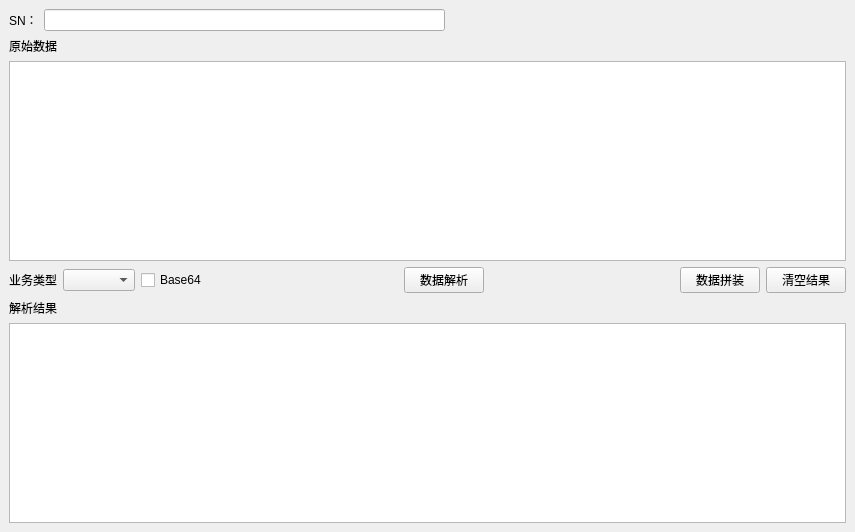
<?xml version="1.0" encoding="UTF-8"?>
<ui version="4.0">
 <class>MainWindow</class>
 <widget class="QMainWindow" name="MainWindow">
  <property name="geometry">
   <rect>
    <x>0</x>
    <y>0</y>
    <width>855</width>
    <height>532</height>
   </rect>
  </property>
  <property name="windowTitle">
   <string>rs485协议解析</string>
  </property>
  <widget class="QWidget" name="centralwidget">
   <layout class="QVBoxLayout" name="verticalLayout_3">
    <item>
     <layout class="QHBoxLayout" name="horizontalLayout_2">
      <item>
       <widget class="QLabel" name="label_4">
        <property name="text">
         <string>SN：</string>
        </property>
       </widget>
      </item>
      <item>
       <widget class="QLineEdit" name="lineEdit_sn"/>
      </item>
      <item>
       <spacer name="horizontalSpacer_3">
        <property name="orientation">
         <enum>Qt::Horizontal</enum>
        </property>
        <property name="sizeHint" stdset="0">
         <size>
          <width>40</width>
          <height>20</height>
         </size>
        </property>
       </spacer>
      </item>
     </layout>
    </item>
    <item>
     <layout class="QVBoxLayout" name="verticalLayout">
      <item>
       <widget class="QLabel" name="label_2">
        <property name="text">
         <string>原始数据</string>
        </property>
       </widget>
      </item>
      <item>
       <widget class="QTextEdit" name="textEdit_origin_data"/>
      </item>
     </layout>
    </item>
    <item>
     <layout class="QHBoxLayout" name="horizontalLayout">
      <item>
       <widget class="QLabel" name="label">
        <property name="text">
         <string>业务类型</string>
        </property>
       </widget>
      </item>
      <item>
       <widget class="QComboBox" name="comboBox"/>
      </item>
      <item>
       <widget class="QCheckBox" name="checkBox_base64">
        <property name="text">
         <string>Base64</string>
        </property>
       </widget>
      </item>
      <item>
       <spacer name="horizontalSpacer">
        <property name="orientation">
         <enum>Qt::Horizontal</enum>
        </property>
        <property name="sizeHint" stdset="0">
         <size>
          <width>40</width>
          <height>20</height>
         </size>
        </property>
       </spacer>
      </item>
      <item>
       <widget class="QPushButton" name="pushButton_analysis">
        <property name="text">
         <string>数据解析</string>
        </property>
       </widget>
      </item>
      <item>
       <spacer name="horizontalSpacer_2">
        <property name="orientation">
         <enum>Qt::Horizontal</enum>
        </property>
        <property name="sizeHint" stdset="0">
         <size>
          <width>40</width>
          <height>20</height>
         </size>
        </property>
       </spacer>
      </item>
      <item>
       <widget class="QPushButton" name="pushButton_data_maker">
        <property name="text">
         <string>数据拼装</string>
        </property>
       </widget>
      </item>
      <item>
       <widget class="QPushButton" name="pushButton_clean">
        <property name="text">
         <string>清空结果</string>
        </property>
       </widget>
      </item>
     </layout>
    </item>
    <item>
     <layout class="QVBoxLayout" name="verticalLayout_2">
      <item>
       <widget class="QLabel" name="label_3">
        <property name="text">
         <string>解析结果</string>
        </property>
       </widget>
      </item>
      <item>
       <widget class="QTextEdit" name="textEdit_result"/>
      </item>
     </layout>
    </item>
   </layout>
  </widget>
 </widget>
 <resources/>
 <connections/>
</ui>
